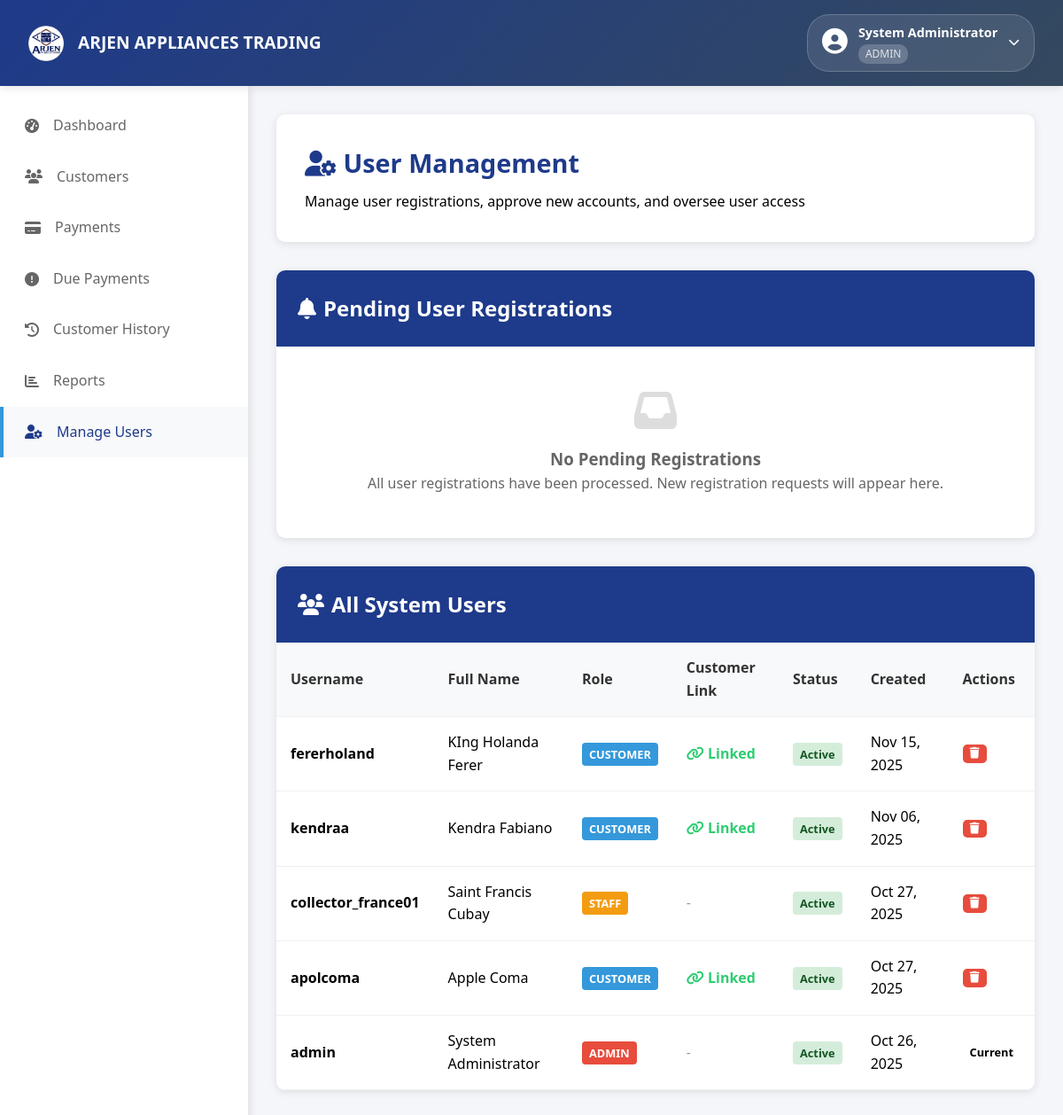
Before: /users/manage/ (signed in) with the older database file.
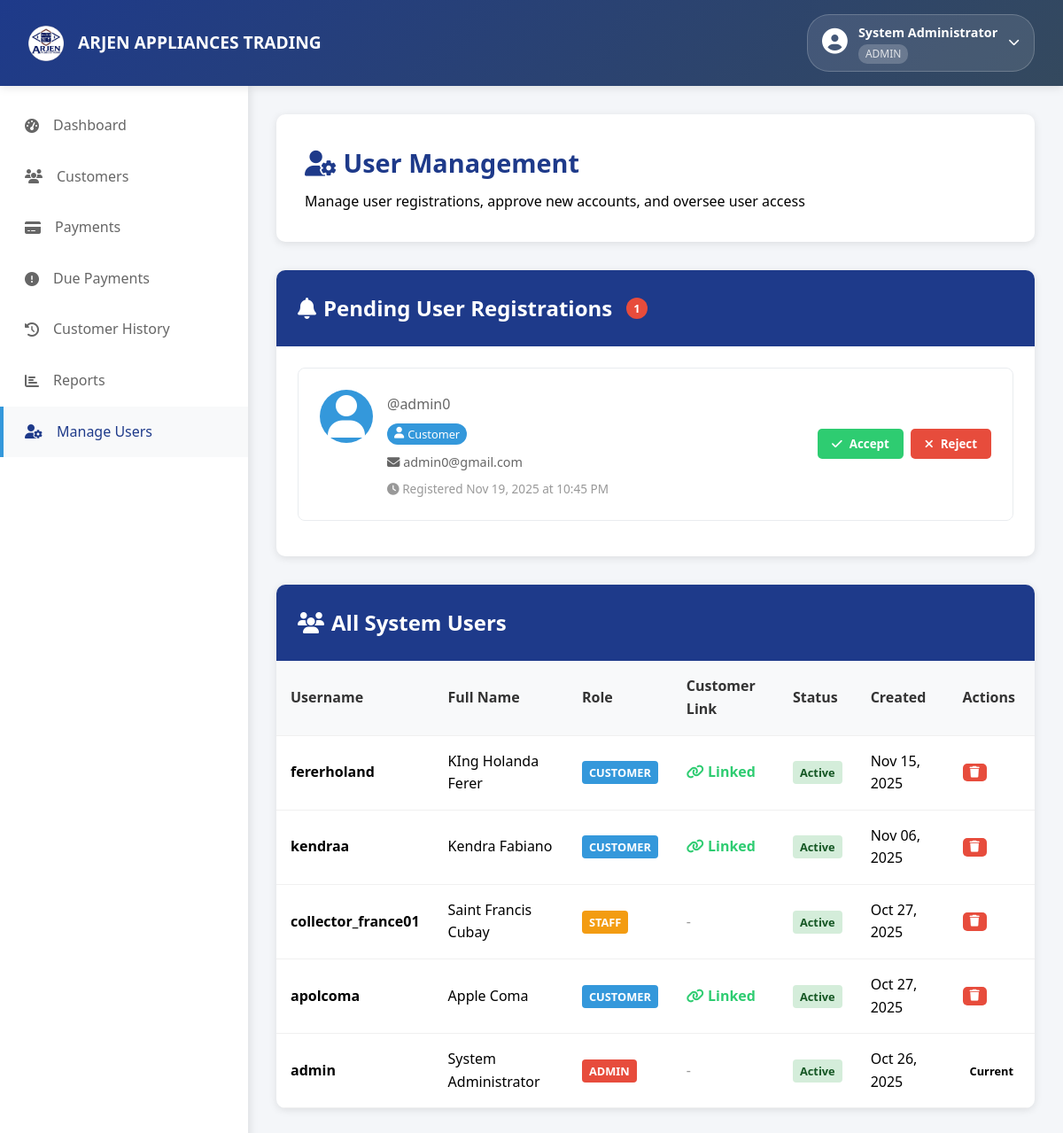
After: the same page with the newer database file.
### myapp/models.py (models this page shows, shortened)
class CustomUser(AbstractUser):
    ROLE_CHOICES = [
        ('admin', 'Admin'),
        ('staff', 'Staff'),
        ('customer', 'Customer'),
    ]
    STATUS_CHOICES = [
        ('active', 'Active'),
        ('inactive', 'Inactive'),
        ('pending', 'Pending'),
    ]
    full_name = models.CharField(max_length=100)
    phone = models.CharField(max_length=20, blank=True)
    role = models.CharField(max_length=10, choices=ROLE_CHOICES, default='customer')
    customer_id = models.IntegerField(null=True, blank=True)
    status = models.CharField(max_length=10, choices=STATUS_CHOICES, default='pending')
    last_login = models.DateTimeField(null=True, blank=True)
    created_at = models.DateTimeField(auto_now_add=True)
    updated_at = models.DateTimeField(auto_now=True)

### myapp/views.py (the view, shortened to what this page needs)
# urls.py: path('users/manage/', views.manage_users, name='manage_users'),
@login_required
def manage_users(request):
    if request.user.role != 'admin':
        messages.error(request, 'Access denied. Admin privileges required.')
        return redirect('index')
    pending_users = CustomUser.objects.filter(status='pending').order_by('-created_at')
    all_users = CustomUser.objects.filter(status='active').select_related().order_by('-created_at')
    unlinked_customers = Customer.objects.filter(
        status='active'
    ).exclude(
        id__in=CustomUser.objects.filter(customer_id__isnull=False).values_list('customer_id', flat=True)
    ).order_by('customers_name')
    context = {
        'pending_users': pending_users,
        'all_users': all_users,
        'unlinked_customers': unlinked_customers,
    }
    return render(request, 'admin/manage_users.html', context)

### templates/admin/manage_users.html (shortened to what the changed rows need)
{% load static %}
<!DOCTYPE html>
<html lang="en">
<head>
    <link rel="stylesheet" href="https://cdnjs.cloudflare.com/ajax/libs/font-awesome/6.4.0/css/all.min.css">
</head>
<body>
    <nav class="navbar">
        <div class="user-menu">
            {% include 'includes/user_profile_dropdown.html' %}
        </div>
    </nav>
    <div class="main-container">
        <main class="content">
            <div class="page-header">
                <h1 class="page-title"><i class="fas fa-user-cog"></i> User Management</h1>
            </div>
            {% if pending_users %}
            <div class="form-section">
                <h2 class="section-title">
                    <i class="fas fa-bell"></i> Pending User Registrations
                    <span class="notification-badge">{{ pending_users.count }}</span>
                </h2>
                <div class="pending-registrations">
                    {% for pending_user in pending_users %}
                    <div class="registration-card">
                        <div class="user-info-card">
                            <div class="user-avatar-large">
                                <i class="fas fa-user"></i>
                            </div>
                            <div class="user-details">
                                <p class="username">@{{ pending_user.username }}</p>
                                <div class="user-meta">
                                    <span class="role-badge role-{{ pending_user.role }}">
                                        <i class="fas fa-{% if pending_user.role == 'customer' %}user{% else %}user-tie{% endif %}"></i>
                                        {{ pending_user.get_role_display }}
                                    </span>
                                </div>
                                <div class="contact-info">
                                    {% if pending_user.email %}
                                    <span><i class="fas fa-envelope"></i> {{ pending_user.email }}</span>
                                    {% endif %}
                                </div>
                                <div class="registration-time">
                                    <i class="fas fa-clock"></i> Registered {{ pending_user.created_at|date:"M d, Y \a\\t g:i A" }}
                                </div>
                            </div>
                        </div>
                        <div class="action-buttons-card">
                            <form method="POST" style="display: inline;">
                                <button type="submit" name="approve_user" class="btn btn-success btn-approve">
                                    <i class="fas fa-check"></i> Accept
                                </button>
                            </form>
                            <form method="POST" style="display: inline;">
                                <button type="submit" name="reject_user" class="btn btn-danger btn-reject"
                                        onclick="return confirm('Are you sure you want to reject this registration?')">
                                    <i class="fas fa-times"></i> Reject
                                </button>
                            </form>
                        </div>
                    </div>
                    {% endfor %}
                </div>
            </div>
            {% else %}
            <div class="form-section">
                <h2 class="section-title">
                    <i class="fas fa-bell"></i> Pending User Registrations
                </h2>
                <div class="no-pending">
                    <i class="fas fa-inbox"></i>
                    <h3>No Pending Registrations</h3>
                    <p>All user registrations have been processed. New registration requests will appear here.</p>
                </div>
            </div>
            {% endif %}
            <div class="table-section">
                <h2 class="section-title">
                    <i class="fas fa-users"></i> All System Users
                </h2>
                <table>
                    <thead>
                        <tr>
                            <th>Username</th>
                            <th>Full Name</th>
                            <th>Role</th>
                            <th>Customer Link</th>
                            <th>Status</th>
                            <th>Created</th>
                            <th>Actions</th>
                        </tr>
                    </thead>
                    <tbody>
                        {% for user in all_users %}
                        <tr>
                            <td><strong>{{ user.username }}</strong></td>
                            <td>{{ user.full_name }}</td>
                            <td>
                                <span class="badge badge-{{ user.role }}">
                                    {{ user.role|upper }}
                                </span>
                            </td>
                            <td>
                                {% if user.role == 'customer' %}
                                    {% if user.customer_id %}
                                        <span class="customer-linked">
                                            <i class="fas fa-link"></i> Linked
                                        </span>
                                    {% else %}
                                        <button class="btn btn-sm btn-warning" onclick="openLinkModal({{ user.id }}, '{{ user.username|addslashes }}')">
                                            <i class="fas fa-link"></i> Link Customer
                                        </button>
                                    {% endif %}
                                {% else %}
                                    <span class="text-muted">-</span>
                                {% endif %}
                            </td>
                            <td>
                                <span class="badge badge-{{ user.status }}">
                                    {{ user.get_status_display }}
                                </span>
                            </td>
                            <td>{{ user.created_at|date:"M d, Y" }}</td>
                            <td>
                                <div class="action-buttons">
                                    {% if user.id != request.user.id %}
                                        <a href="?delete={{ user.id }}" class="btn btn-danger btn-sm" onclick="return confirm('Are you sure you want to delete this user?')">
                                            <i class="fas fa-trash"></i>
                                        </a>
                                    {% else %}
                                        <span class="badge badge-info">Current</span>
                                    {% endif %}
                                </div>
                            </td>
                        </tr>
                        {% endfor %}
                    </tbody>
                </table>
            </div>
        </main>
    </div>
</body>
</html>

### templates/includes/user_profile_dropdown.html (shortened to what this page needs)
<div class="user-profile-dropdown">
    <div class="user-info-display" onclick="toggleProfileDropdown()">
        <div class="user-avatar">
            <i class="fas fa-user-circle"></i>
        </div>
        <div class="user-details">
            <span class="user-name">{{ user.full_name|default:user.username }}</span>
            <span class="user-role">{{ user.role|upper }}</span>
        </div>
        <i class="fas fa-chevron-down dropdown-arrow"></i>
    </div>
</div>

Changed rows visible on the page:
added CustomUser: username "admin0", role "Customer", email "admin0@gmail.com", created_at "Nov 19, 2025 at 10:45 PM", shown under "Pending User Registrations 1"
Other visible differences:
{{ pending_users.count }}: (not shown) → "1"
text no longer shown: "No Pending Registrations All user registrations have been processed. New registration requests will appear here."
